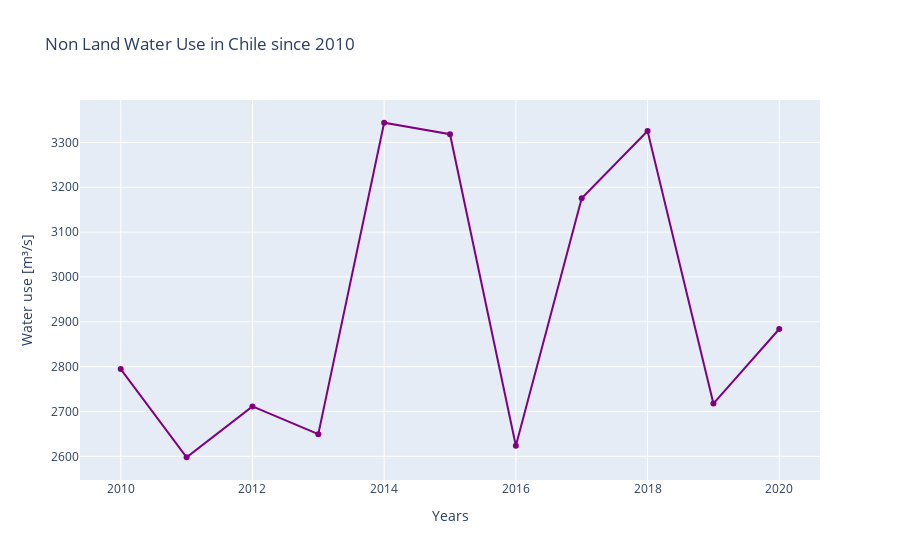
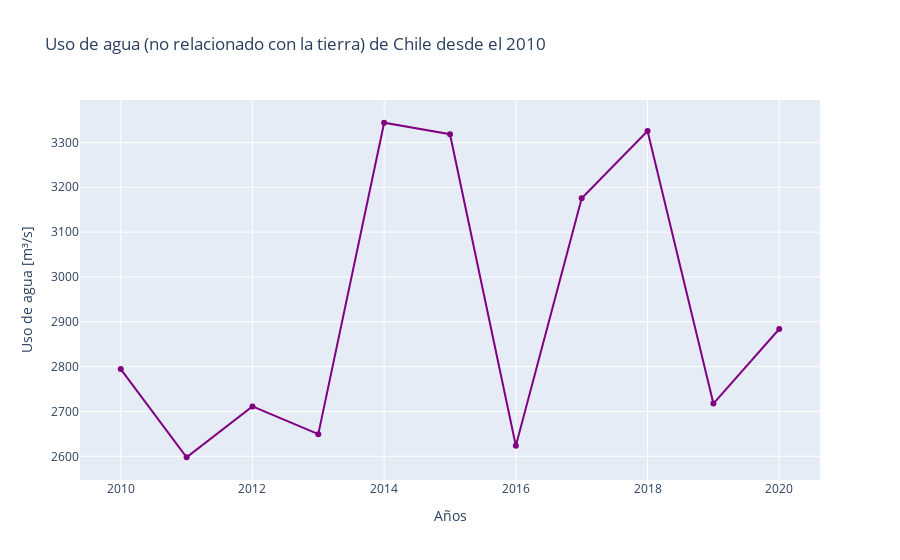

Write notebook code for charts like these, in order.
### Code cell
#Graph of yearly national (Non Land) Water Use [km3] lasts years. Non linear adj.
 
# English
fig5 = px.scatter(NLU_last_years, x="Years", y="NLU", color_discrete_sequence=['purple'],
                 title="Non Land Water Use in Chile since 2010",
                 trendline="lowess", trendline_options=dict(frac=0.1),
                 labels={'Years': 'Years', 'NLU': 'Water use [m³/s]'})

fig5.show()


#Spanish
fig6 = px.scatter(NLU_last_years, x="Years", y="NLU", color_discrete_sequence=['purple'],
               title="Uso de agua (no relacionado con la tierra) de Chile desde el 2010", 
               trendline="lowess", trendline_options=dict(frac=0.1),
               labels={'Years':'Años', 'NLU':'Uso de agua [m³/s]'})


fig6.show()

### Figure 1 — Plotly figure (JSON) as saved in the notebook; plotly's stock layout.template omitted (floating-point values rounded to 4 significant figures)
{"data": [{"hovertemplate": "Years=%{x}<br>Water use [m³/s]=%{y}<extra></extra>", "legendgroup": "", "marker": {"color": "purple", "symbol": "circle"}, "mode": "markers", "name": "", "orientation": "v", "showlegend": false, "type": "scatter", "x": [2010, 2011, 2012, 2013, 2014, 2015, 2016, 2017, 2018, 2019, 2020], "xaxis": "x", "y": [2795.0, 2598.0, 2711.0, 2649.0, 3344.0, 3318.0, 2624.0, 3175.0, 3326.0, 2718.0, 2884.0], "yaxis": "y"}, {"hovertemplate": "<b>LOWESS trendline</b><br><br>Years=%{x}<br>Water use [m³/s]=%{y} <b>(trend)</b><extra></extra>", "legendgroup": "", "marker": {"color": "purple", "symbol": "circle"}, "mode": "lines", "name": "", "showlegend": false, "type": "scatter", "x": [2010, 2011, 2012, 2013, 2014, 2015, 2016, 2017, 2018, 2019, 2020], "xaxis": "x", "y": [2795.0, 2598.0, 2711.0, 2649.0, 3344.0, 3318.0, 2624.0, 3175.0, 3326.0, 2718.0, 2884.0], "yaxis": "y"}], "layout": {"legend": {"tracegroupgap": 0}, "title": {"text": "Non Land Water Use in Chile since 2010"}, "xaxis": {"anchor": "y", "domain": [0, 1], "title": {"text": "Years"}}, "yaxis": {"anchor": "x", "domain": [0, 1], "title": {"text": "Water use [m³/s]"}}}}

### Figure 2 — Plotly figure (JSON) as saved in the notebook; plotly's stock layout.template omitted (floating-point values rounded to 4 significant figures)
{"data": [{"hovertemplate": "Años=%{x}<br>Uso de agua [m³/s]=%{y}<extra></extra>", "legendgroup": "", "marker": {"color": "purple", "symbol": "circle"}, "mode": "markers", "name": "", "orientation": "v", "showlegend": false, "type": "scatter", "x": [2010, 2011, 2012, 2013, 2014, 2015, 2016, 2017, 2018, 2019, 2020], "xaxis": "x", "y": [2795.0, 2598.0, 2711.0, 2649.0, 3344.0, 3318.0, 2624.0, 3175.0, 3326.0, 2718.0, 2884.0], "yaxis": "y"}, {"hovertemplate": "<b>LOWESS trendline</b><br><br>Años=%{x}<br>Uso de agua [m³/s]=%{y} <b>(trend)</b><extra></extra>", "legendgroup": "", "marker": {"color": "purple", "symbol": "circle"}, "mode": "lines", "name": "", "showlegend": false, "type": "scatter", "x": [2010, 2011, 2012, 2013, 2014, 2015, 2016, 2017, 2018, 2019, 2020], "xaxis": "x", "y": [2795.0, 2598.0, 2711.0, 2649.0, 3344.0, 3318.0, 2624.0, 3175.0, 3326.0, 2718.0, 2884.0], "yaxis": "y"}], "layout": {"legend": {"tracegroupgap": 0}, "title": {"text": "Uso de agua (no relacionado con la tierra) de Chile desde el 2010"}, "xaxis": {"anchor": "y", "domain": [0, 1], "title": {"text": "Años"}}, "yaxis": {"anchor": "x", "domain": [0, 1], "title": {"text": "Uso de agua [m³/s]"}}}}
